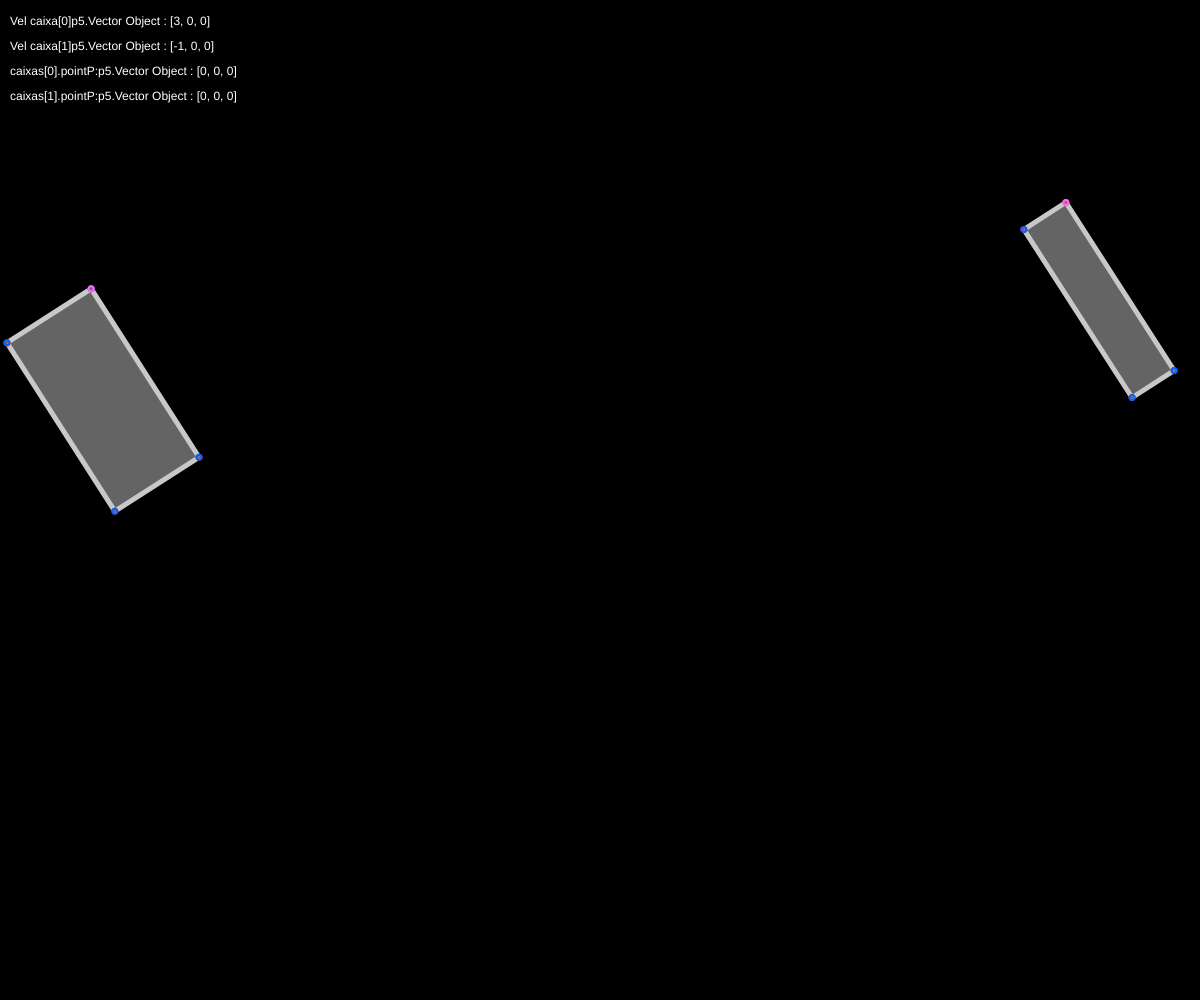
Frame 1 (no input)
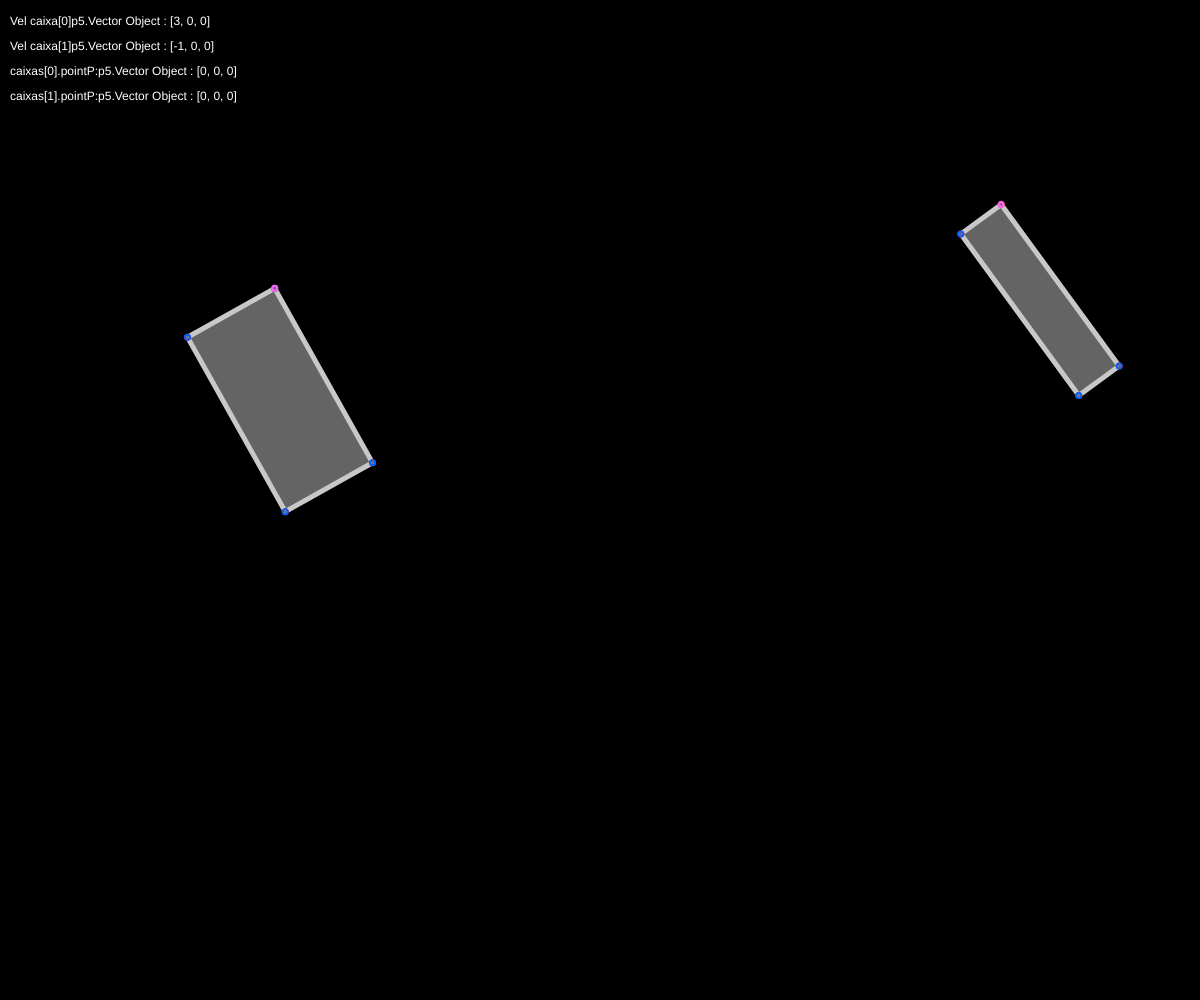
Frame 60 (no input)
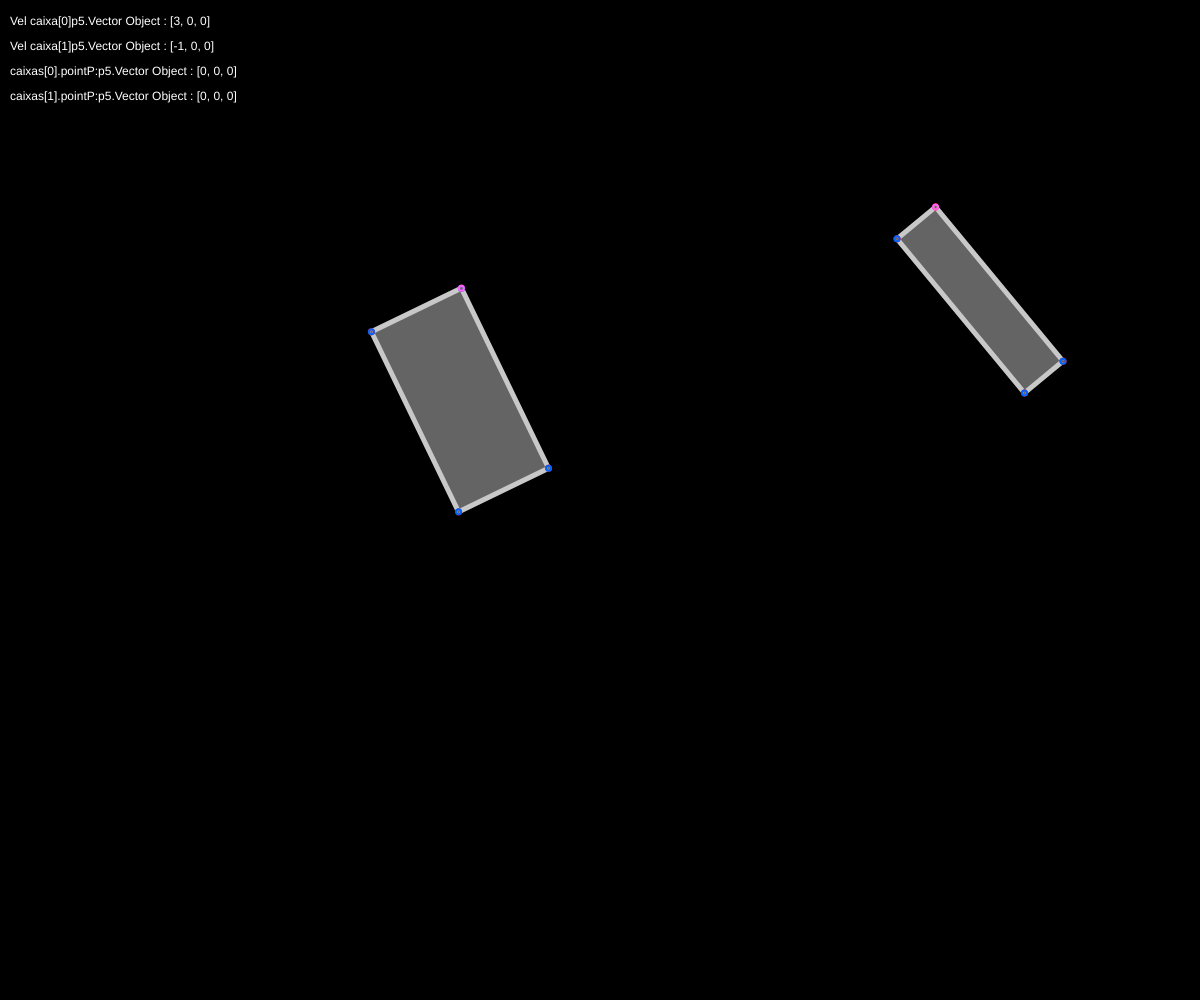
Frame 120 (the mouse pressed at the canvas centre since frame 60)

The p5.js sketch that drew these frames (run headless with seeded random() and noise() and a simulated clock; from frame 60 on, the mouse is pressed at the canvas centre):

// p5.js sketch
// ── sketch.js
let bolas = [];
let caixas = [];
let novo;
let vezes = 1.00;
let contador = 0;
let x1,y1,x2,y2;
let ang;
let rotacionarCaixa1 = false;
function setup(){
    createCanvas(windowWidth, windowHeight);
    frameRate(60);
    //bolas.push(new bola(width/2, height/2, 1));
    /*caixas.push(new caixa 
                (random(100,500),
                 random(100,500),
                 random(0,200),
                 random(0,200),
                 5));*/
    caixas.push(new caixa 
                (100,
                 400,
                 200,
                 100,
                 1000000000));
    /*caixas.push(new caixa 
                (random(100,500),
                 random(100,500),
                 random(0,200),
                 random(0,200),
                 5));*/
    caixas.push(new caixa 
                (width-100,
                 300,
                 200,
                 50,
                 0.5));
    caixas[0].setVel(createVector(3,0));
    caixas[1].setVel(createVector(-1,0));
    caixas[0].setAngVel(0.001);
    caixas[1].setAngVel(-0.001);
    //caixas.pop();
    //caixas.pop();
}

function draw(){
    background(0);
    
    if(mouseIsPressed){
        let wind = createVector(0.2,0);
        for(let bola of bolas){
            bola.applyForce(wind);
        }
    }
    
    
    for (let bola of bolas) {
        bola.update();
        bola.applyWeight();
        bola.edges();
        bola.show();
    }
    for (let caixa of caixas) {
        caixa.update();
        //bola.applyWeight();
        //bola.edges();
        caixa.show();
    }

    let x = 0;
    let y = 0;
    let caixasTestadas = [];
    /*for (let caixa1 of caixas) {
        for (let caixa2 of caixas) {
            caixa1.intersects(caixa2);
        }
    }*/
    while(x < caixas.length){
        while(y < caixas.length){
            /*let pularTeste = false;
            for(let pos of caixasTestadas){
                if(x == pos[0] || x == pos[1] && y == pos[0] || y == pos[1]){
                    pularTeste = true;
                    break;
                }
            }
            if(pularTeste){
                break;
            }*/
            caixas[x].intersects(caixas[y]);
            y++;
        }   
        x++;
    }
    
    x = 0;
    y = 0;
    while(x < bolas.length){
        while(y < bolas.length){
            //console.log("x: ",x);
            //console.log("y: ",y);
            if(bolas[x].pos.x <= bolas[y].pos.x){
                if(bolas[x].intersects(bolas[y])){
                    //bolas[y].calculateColision(bolas[x]);
                    console.log("-");
                }    
            }else{
                if(bolas[y].intersects(bolas[x])){
                    //bolas[y].calculateColision(bolas[x]);
                    console.log("-");
                }    
            }
            
            y++;
        }   
        y = 0;
        x++;
    }
    if(rotacionarCaixa1 && caixas[1] != undefined){
        caixas[1].addAngle(0.1);
    }
    noStroke();
    fill(255);
    text("Vel caixa[0]" + caixas[0].vel, 10, 25);
    text("Vel caixa[1]" + caixas[1].vel, 10, 50);
    text("caixas[0].pointP:"+caixas[0].pointP,10,75);
    text("caixas[1].pointP:"+caixas[1].pointP,10,100);
}

function keyPressed(){
    if(keyCode === DOWN_ARROW){
        bolas.push(new bola(random(0,width), random(0,height-100), random(1,5)));
    }else if(keyCode === RIGHT_ARROW){
        bolas.push(new bola(100,100,5));
    }else if(keyCode === LEFT_ARROW){
        bolas.push(new bola(200,100,2));
    }else if(keyCode === BACKSPACE){
        bolas.pop();
    }else if(keyCode === UP_ARROW){
        for(let bola of bolas){
            let praCima = createVector(random(1*bola.m,5*bola.m),random(5*bola.m,20*bola.m));
            bola.applyForce(praCima);
        }
        vezes = 1;
    }else if(keyCode === 79){//o
        let forca = createVector(20,10);
        novo = new bola(50,100,2,"#FF0000")
        novo.applyForce(forca);
        bolas.push(novo);
    }else if(keyCode === 80){   //p
        let forca = createVector(-10,10);
        novo = new bola(width-50,100,5,"#0000FF");
        novo.applyForce(forca);
        bolas.push(novo);
    }else if(keyCode === 73){//i
        let forca = createVector(-1,3);
        novo = new bola(width-100,height-200,5,"#b4d455");
        novo.applyForce(forca);
        bolas.push(novo);
    }else if(keyCode === 85){//u
        let forca = createVector(1,3);
        novo = new bola(width-170,height-200,5,"#f42069");
        novo.applyForce(forca);
        bolas.push(novo);
    }else if(keyCode === 75){//k
        let forca = createVector(0.2,0);
        novo = new bola(10,height,1,"#00A648");
        novo.applyForce(forca);
        bolas.push(novo);
    }else if(keyCode === 76){//l
        let forca = createVector(-0.2,0);
        novo = new bola(75,height,1,"#D1CA00");
        novo.applyForce(forca);
        bolas.push(novo);
    }else if(keyCode === 81){//q
        for (let bola of bolas) {
            bola.vel.mult(0);
        }
        vezes = 1;
    }else if(keyCode === 87){//w
        for (let bola of bolas) {
            bola.vel.mult(0.80);
        }
        vezes *= 0.8;
    }else if(keyCode === 69){//e
        for (let bola of bolas) {
            bola.vel.mult(1.20);
        }
        vezes *= 1.2;
    }else if(keyCode == 78){//n
        let forca = createVector(-10,0);
        novo = new bola(width-100,height/2,3,"#00D86C");
        novo.applyForce(forca);
        bolas.push(novo);
    }else if(keyCode == 77){//m
        let forca = createVector(10,0);
        novo = new bola(100,height/2,3,"#D800AD");
        novo.applyForce(forca);
        bolas.push(novo);
    }else if(keyCode == 90){//z
        caixas[caixas.length-1].addAngle(PI/6);
    }else if(keyCode == 88){//x
        caixas[caixas.length-2].addAngle(PI/6);
    }else if(keyCode == 187){// =
        caixas.pop();
    }else if(keyCode === 82){// r
        if(rotacionarCaixa1){
            rotacionarCaixa1 = false;
        }else{
            rotacionarCaixa1 = true;
        }
    }
    
}

function mousePressed(){
    if(x1 == undefined || x1 == 0){
        x1 = mouseX;
        y1 = mouseY;
    }else{
        x2 = mouseX - x1;
        y2 = mouseY - y1;
        caixas.push(new caixa(x1,y1,x2,y2,5));
        x1 = 0;
    }
    
}
// ── classCaixa.js
class caixa{
    constructor(x,y,w,h,m,cor){
        this.pos = createVector(x,y);
        this.posAux = createVector(0,0);
        this.vel = createVector(0,0);
        this.acc = createVector(0,0);
        this.m = m;
        this.w = w;
        this.h = h;
        this.gravity = createVector(0,0.2);
        this.cor = cor;
        this.ang = 1;
        this.angVelocity = 0;
        this.angAceleration = createVector(0,0);
        this.centerOfMass = createVector(this.pos.x + this.w/2, this.pos.y + this.h/2);
        this.currentColision = createVector(0,0);
        this.angCurrentColision = 0;
        this.finalColVel = createVector(0,0);
        this.finalColAngVel = createVector(0,0);
        this.distColisionP = createVector(0,0);
        this.impulse = 0;
        this.e = 1;
        this.n = createVector(0,0);
        this.i = 1;
        this.corner1 = createVector(this.pos.x,this.pos.y);
        this.corner2 = createVector(0,0);
        this.corner3 = createVector(0,0);
        this.corner4 = createVector(0,0);
        this.corners = [this.corner1,this.corner2,this.corner3,this.corner4];
        this.pointP = createVector(0,0);
        this.pointPEgdeInfo;
    }
    
    setAngVel(a){
        this.angVelocity = a;
    }
    setVel(a){
        this.vel = a;
    }
    addVel(a){
        this.vel += a;
    }
    setAngle(a){
        this.ang = a;
    }    
    addAngle(a){
        this.ang += a;
        if(this.ang >= PI*2){
            this.ang -= PI*2;
        }
    }
    
    show(){
        
        strokeWeight(5);
        stroke(200);
        if(this.cor == undefined){
            fill(100);
        }else{
            fill(this.cor);     
        }
        push();
            translate(this.pos.x,this.pos.y);
            rotate(this.ang);
            rectMode(CENTER);
            rect(0,0,this.w,this.h);
            stroke(255,0,0);
            circle(-this.w/2,-this.h/2,2);
            circle(this.w/2,-this.h/2,2);
            circle(this.w/2,this.h/2,2);
            circle(-this.w/2,this.h/2,2);
        pop();
    }
    
    show2(){
        strokeWeight(5);
        stroke(200);
        fill(255,255,0);
        push();
            translate(this.pos.x,this.pos.y);
            rotate(this.ang);
            rect(0,0,this.w,this.h);
            stroke(255,0,255);
            circle(0,0,2);
            circle(this.w,0,2);
            circle(this.w,this.h,2);
            circle(0,this.h,2);
        pop();
    }
    
    update(){
        this.vel.add(this.acc);
        this.vel.limit(10);
        this.pos.add(this.vel);
        this.ang += this.angVelocity;
    }
    
    SAT(other){
        this.calculateCorners(other);
        let minXa,minYa,maxXa,maxYa;
        let minXb,minYb,maxXb,maxYb;
        for(let corner of this.corners){
            if(minXa == undefined){
                minXa = corner.x;
            }else if(minXa > corner.x){
                minXa = corner.x;
            }
            if(maxXa == undefined){
                maxXa = corner.x;
            }else if(maxXa < corner.x){
                maxXa = corner.x;
            }
            
            if(minYa == undefined){
                minYa = corner.y;
            }else if(minYa > corner.y){
                minYa = corner.y;
            }
            if(maxYa == undefined){
                maxYa = corner.y;
            }else if(maxYa < corner.y){
                maxYa = corner.y;
            }
        }
        for(let corner of other.corners){
            if(minXb == undefined){
                minXb = corner.x;
            }else if(minXb > corner.x){
                minXb = corner.x;
            }
            if(maxXb == undefined){
                maxXb = corner.x;
            }else if(maxXb < corner.x){
                maxXb = corner.x;
            }
            
            if(minYb == undefined){
                minYb = corner.y;
            }else if(minYb > corner.y){
                minYb = corner.y;
            }
            if(maxYb == undefined){
                maxYb = corner.y;
            }else if(maxYb < corner.y){
                maxYb = corner.y;
            }
        }
        
        let sobreposicaoEmX = false;
        let sobreposicaoEmY = false;
        if(minXb <= maxXa && maxXb > minXa){
            sobreposicaoEmX = true;
        }
        
        if(minYb <= maxYa && maxYb > minYa){
            sobreposicaoEmY = true;
        }
        
        if(sobreposicaoEmX && sobreposicaoEmY){
            return true;
        }else{
            return false;
        }
        
    }
    
    findPointP(other){
        let achouA = true;
        let achouB = true;
        let me = 0; //Margem de Erro
        let meAdd = 5;
        let testarOutro = false;
        while(!this.discoverPointP(other,me)){
            me += meAdd;
            if(me >= 50){
                achouA= false;
                break;
            }
        }
        let me2 = 0;
        other.calculateCorners(this);
        while(!other.discoverPointP(this,me2)){
            if(me2 > me){
                achouB = false;
                break;
            }
            me2 += meAdd;
        } 
        if(other.pointP.x != 0 && other.pointP.y != 0){
            this.pointP = other.pointP;
            noStroke();
            fill(255);
            text("this.pointP"+this.pointP,10,225);
            this.pointPEgdeInfo = undefined;
        }else if(this.pointP.x != 0 && this.pointP.y != 0){
            other.pointP = this.pointP;
            noStroke();
            fill(255);
            text("other.pointP"+other.pointP,10,225);
            other.pointPEgdeInfo = undefined;
        }        
    }    
    
    showPointP(point,aa){
        if(aa){
            stroke(255);
            line(point.x,0,point.x,height);
            line(0,point.y,width,point.y);    
        }else{
            stroke(0,255,255);
            line(point.x,0,point.x,height);
            stroke(255,0,255);
            line(0,point.y,width,point.y);    
        }
    }
    
    savePointP(corner){
        this.pointP = p5.Vector.add(corner,5);
        this.pointP = this.pointP.sub(5);
        this.undoSatRotation();
    }
    
    undoSatRotation(){
        let aux = this.pointP.x;
        this.pointP.x = this.pointP.x * cos(-this.ang) - this.pointP.y * (-sin(-this.ang));
        this.pointP.y = this.pointP.y * cos(-this.ang) + aux * (-sin(-this.ang));
    }
    
    discoverPointP(other,me){
        for(let corner of other.corners){
            if(corner.y <= this.corner1.y + me && corner.y >= this.corner1.y - me){
                if(corner.x >= this.corner1.x && corner.x <= this.corner2.x){
                    this.savePointP(corner);
                    //this.showPointP(corner);
                    this.pointPEgdeInfo = "Horizontal-1_2";
                    return true;
                }
            }else if(corner.x <= this.corner1.x + me && corner.x >= this.corner1.x - me){
                if(corner.y >= this.corner1.y && corner.y <= this.corner4.y){
                    this.savePointP(corner);
                    //this.showPointP(corner);
                    this.pointPEgdeInfo = "Vertical-1_4";
                    return true;
                }                    
            }else if(corner.x <= this.corner2.x + me && corner.x >= this.corner2.x - me){
                if(corner.y >= this.corner2.y && corner.y <= this.corner3.y){
                    this.savePointP(corner);
                    //this.showPointP(corner);
                    this.pointPEgdeInfo = "Vertical-3_2";
                    return true;
                }
            }else if(corner.y <= this.corner4.y + me && corner.y >= this.corner4.y - me){
                if(corner.x >= this.corner4.x && corner.x <= this.corner3.x){
                    this.savePointP(corner);
                    //this.showPointP(corner);
                    this.pointPEgdeInfo = "Horizontal-3_4";
                    return true;
                }
            }
        }
    }
    
    calculateCorners(other){
        let c = cos(this.ang);
        let s = sin(this.ang);
        let c2 = cos(other.ang);
        let s2 = sin(other.ang);
        let nc = cos(-this.ang);
        let ns = sin(-this.ang);
        let nc2 = cos(-other.ang);
        let ns2 = sin(-other.ang);
        stroke(0,255,0);
    
        this.corner1.x = this.pos.x - this.w/2;
        this.corner1.y = this.pos.y - this.h/2;
        this.corner2.x = this.pos.x + this.w/2;
        this.corner2.y = this.pos.y - this.h/2;
        this.corner3.x = this.pos.x + this.w/2;
        this.corner3.y = this.pos.y + this.h/2;
        this.corner4.x = this.pos.x - this.w/2;
        this.corner4.y = this.pos.y + this.h/2;
        let a = 0;
        for(let corner of this.corners){
            let aux1 = corner.x;
            corner.x = (corner.x - this.pos.x) * nc - (corner.y - this.pos.y) * (-ns) + this.pos.x;
            corner.y = (aux1 - this.pos.x) * (-ns) + (corner.y - this.pos.y) * nc + this.pos.y;
            if(a == 0){
                stroke(255,100,255);
                circle(this.corner1.x,this.corner1.y,2);
                a++
                stroke(0,100,255);
            }else{
                circle(corner.x,corner.y,2);
            }
            

            let aux2 = corner.x
            corner.x = corner.x * c - corner.y * -s;
            corner.y = corner.y * c - aux2 * s;
            circle(corner.x,corner.y,2);
            
        }
        
        other.corner1.x = other.pos.x - other.w/2;
        other.corner1.y = other.pos.y - other.h/2;
        other.corner2.x = other.pos.x + other.w/2;
        other.corner2.y = other.pos.y - other.h/2;
        other.corner3.x = other.pos.x + other.w/2;
        other.corner3.y = other.pos.y + other.h/2;
        other.corner4.x = other.pos.x - other.w/2;
        other.corner4.y = other.pos.y + other.h/2;
        let b = 0;
        stroke(0,100,255);
        for(let corner of other.corners){
            let aux1 = corner.x;
            corner.x = (corner.x - other.pos.x) * nc2 - (corner.y - other.pos.y) * (-ns2) + other.pos.x;
            corner.y = (aux1 - other.pos.x) * (-ns2) + (corner.y - other.pos.y) * nc2 + other.pos.y;
            circle(corner.x,corner.y,2);
            if(b == 0){
                stroke(255,100,255);
                circle(corner.x,corner.y,2);
                b++;
                stroke(0,100,255);
            }
            let aux2 = corner.x
            corner.x = corner.x * c - corner.y * -s;
            corner.y = corner.y * c - aux2 * s;
            
        }
    }
    
    resetBothPointP(other){
        let resetPointP = createVector(0,0);
        this.pointP = p5.Vector.add(resetPointP,1);
        other.pointP = p5.Vector.add(resetPointP,1);
        this.pointP = this.pointP.sub(1);
        other.pointP = other.pointP.sub(1);
    }
    
    intersects(other){
        if(this == other){
            return false;
        }
        if(other.SAT(this) && this.SAT(other)){
            //COLIDIU
            this.pointPEgdeInfo = undefined;
            other.pointPEgdeInfo = undefined;
            this.resetBothPointP(other);
            this.findPointP(other);
            this.calculateColision(other);
            //line(a,a,a,a);
            return true;
        }

    }

    calculateColision(other){
        let c = cos(this.ang);
        let s = sin(this.ang);
        let c2 = cos(other.ang);
        let s2 = sin(other.ang);
        if(!this.calculateNormal(other)){
            return;
        }
        let aux = this.centerOfMass.x;
        this.centerOfMass.x = this.pos.x;
        this.centerOfMass.y = this.pos.y;
        aux = other.centerOfMass;
        other.centerOfMass.x = other.pos.x;
        other.centerOfMass.y = other.pos.y;
    
        
        let Vap1 = createVector(0,0);
        let Vbp1 = createVector(0,0);
        let Vap2 = createVector(0,0);
        let Vbp2 = createVector(0,0);
        let Rap = p5.Vector.sub(this.pointP,this.centerOfMass);
        let Rbp = p5.Vector.sub(this.pointP,other.centerOfMass);
        let Vab1 = createVector(0,0);
        let Vab2 = createVector(0,0);
        let normal = this.n;
        let Va2 = createVector(0,0);
        let Vb2 = createVector(0,0);
        let Va1 = this.vel;
        let Vb1 = other.vel;
        let AAngFinal = 0;
        let BAngFinal = 0;
        let impulse = 0;
        let angularLokoA = createVector(0,0,this.angVelocity);
        let angularLokoB = createVector(0,0,other.angVelocity);
        //
        let e1 = createVector(0,0);
        
        e1 = p5.Vector.cross(angularLokoA,Rap);
        Vap1 = p5.Vector.add(Va1,e1);
        //
        let e2 = createVector(0,0);
        
        e2 = p5.Vector.cross(angularLokoB,Rbp);
        Vbp1 = p5.Vector.add(Vb1,e2);
        //
        
        //
        Vab1 = p5.Vector.sub(Vap1,Vbp1);
        //Vab2 = p5.Vector.sub(Vap2,Vbp2);//Nunca sao calculados e nem usados
        //
        
        //
        //normal = p5.Vector.dot(Vab1,this.n);
        //
        
        //
        
        let f1_1;
        let f1_2;
        let f1_3;
        f1_1 = -(1+this.e);
        f1_2 = p5.Vector.sub(other.vel,this.vel);
        f1_3 = p5.Vector.dot(f1_2,this.n);
        let f1;
        f1 = f1_1 * f1_3;
        let f2;
        f2 = (1/this.m)+(1/other.m);
        impulse = f1 / f2;
        //impulse = (-(1 + this.e)*(p5.Vector.dot(this.n,(other.vel - this.vel))))/((1/this.m) + (1/other.m)) ;
        fill(255);
        stroke("#FF1E1E");
        circle(this.centerOfMass.x,this.centerOfMass.y,2);
        circle(other.centerOfMass.x,other.centerOfMass.y,2);
        noStroke();
        text("center of mass this:  "+this.centerOfMass,10,175);
        text("center of mass other:  "+other.centerOfMass,10,200);
        text("Rap: "+Rap,10,125);
        text("Rbp: "+Rbp,10,150);
        text("impulse:"+impulse,10,250);
        //stroke("#FF1E1E");
        //circle()
        
        //
        
        //
        
        let g1_1 = createVector(0,0);
        let g1 = createVector(0,0);
        
        g1_1 = p5.Vector.mult(this.n,impulse,g1_1);
        g1 = p5.Vector.div(g1_1,this.m,g1);
        Va2 = p5.Vector.add(Va1,g1);
        //

        let g2_1 = createVector(0,0);
        let g2 = createVector(0,0);

        g2_1 = p5.Vector.mult(this.n,impulse,g2_1);
        g2 = p5.Vector.div(g2_1,other.m,g2);
        Vb2 = p5.Vector.sub(Vb1,g2);        
        
        //
        let h1;
        let h1_1;
        h1_1 = p5.Vector.mult(this.n,impulse,h1_1);
        h1 = p5.Vector.cross(Rap,h1_1);
        AAngFinal = this.ang + h1 / this.i;

        let h2;
        let h2_1;
        h2_1 = p5.Vector.mult(this.n,impulse,h1_1);
        h2 = p5.Vector.cross(Rbp,h2_1);
        BAngFinal = other.ang - h2 / other.i;
        //
        //console.log("zzzzzzzzzzzzzzzzzzzz");
        this.bagulholoko(other);
        this.setVel(Vb2);
        //this.setAngVel(BAngFinal);
        other.setVel(Va2);
        //other.setAngVel(AAngFinal);
    }   
    
    calculateNormal(other){
        this.calculateRealCorners(other);
        if(this.pointPEgdeInfo == undefined){
            other.calculateColision(this);
            return false;
        }else if(this.pointPEgdeInfo == "Horizontal-1_2"){
            this.n = p5.Vector.sub(this.corner1,this.corner4);
            this.n.normalize();
            return true;
        }else if(this.pointPEgdeInfo == "Horizontal-3_4"){
            this.n = p5.Vector.sub(this.corner4,this.corner1);
            this.n.normalize();
            return true;
        }else if(this.pointPEgdeInfo == "Vertical-1_4"){
            this.n = p5.Vector.sub(this.corner2,this.corner1);
            this.n.normalize();
            return true;
        }else if(this.pointPEgdeInfo == "Vertical-3_4"){
            this.n = p5.Vector.sub(this.corner1,this.corner2);
            this.n.normalize();
            return true;
        }else{
            //console.log("ERRO NO CALCULO DA FORÇA NORMAL");
            return false;
        }
        
    }
    calculateRealCorners(other){
        let nc = cos(-this.ang);
        let ns = sin(-this.ang);

        this.corner1.x = this.pos.x - this.w/2;
        this.corner1.y = this.pos.y - this.h/2;
        this.corner2.x = this.pos.x + this.w/2;
        this.corner2.y = this.pos.y - this.h/2;
        this.corner3.x = this.pos.x + this.w/2;
        this.corner3.y = this.pos.y + this.h/2;
        this.corner4.x = this.pos.x - this.w/2;
        this.corner4.y = this.pos.y + this.h/2;
        let a = 0;
        for(let corner of this.corners){
            let aux1 = corner.x;
            corner.x = (corner.x - this.pos.x) * nc - (corner.y - this.pos.y) * (-ns) + this.pos.x;
            corner.y = (aux1 - this.pos.x) * (-ns) + (corner.y - this.pos.y) * nc + this.pos.y;
        }
    }

    calculateColisionOposite(other){

    }

    bagulholoko(other){
        this.pos.x += -this.vel.x;
        this.pos.y += -this.vel.y;
        other.pos.x += -other.vel.x;
        other.pos.y += -other.vel.y;
    }
}
